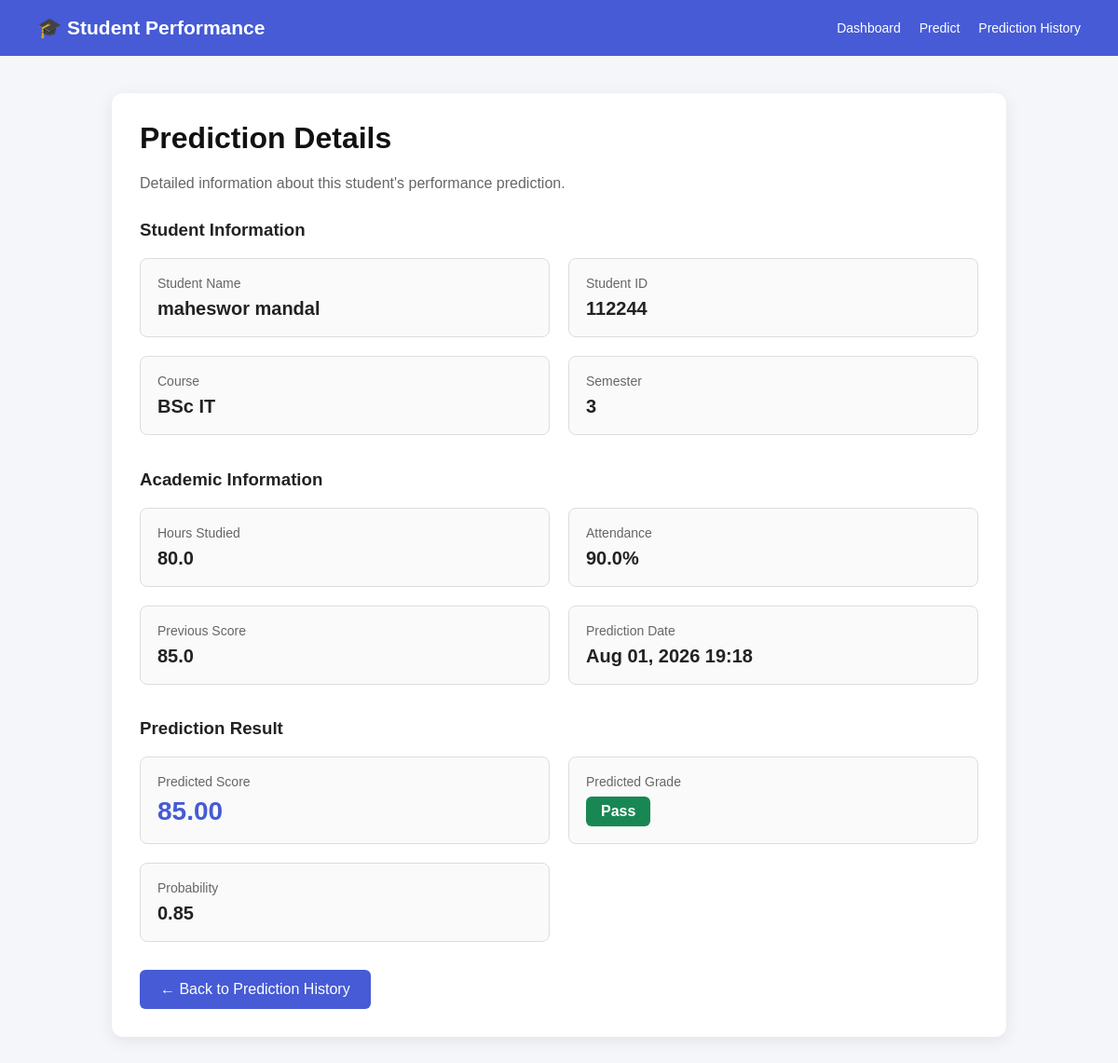
Screenshot of /prediction/prediction/6/ (signed in) with the database file from the repository.
### prediction/models.py (models this page shows, shortened)
class Student(models.Model):
    COURSE_CHOICES = [
        ("BSc IT", "BSc IT"),
        ("BBA", "BBA"),
        ("BHM", "BHM"),
        ("BBS", "BBS"),
        ("BA", "Bachelor of Arts"),
        ("B.Tech", "Bachelor of Technology"),
        ("M.Tech", "Master of Technology"),
        ("MA", "Master of Arts"),
    ]
    user = models.OneToOneField(
        User,
        on_delete=models.CASCADE,
        null=True,
        blank=True
    )
    student_id = models.CharField(max_length=30, unique=True)
    full_name = models.CharField(max_length=100)
    email = models.EmailField(unique=True)
    course = models.CharField(
        max_length=50,
        choices=COURSE_CHOICES
    )
    semester = models.IntegerField()
    phone = models.CharField(max_length=20, blank=True)
    address = models.TextField(blank=True)
    date_of_birth = models.DateField(null=True, blank=True)

class Prediction(models.Model):
    user = models.ForeignKey(User, on_delete=models.CASCADE)
    hours_studied = models.FloatField()
    attendance = models.FloatField()
    previous_scores = models.FloatField()
    predicted_score = models.FloatField()
    created_at = models.DateTimeField(auto_now_add=True)

### prediction/views.py (the view, shortened to what this page needs)
@login_required
def prediction_detail(
    request,
    prediction_id
):
    prediction = get_object_or_404(
        Prediction,
        id=prediction_id,
        user=request.user
    )
    student = Student.objects.filter(
        user=prediction.user
    ).first()
    if student:
        student_name = student.full_name
        roll_number = student.student_id
        course = student.course
        year = student.semester
    score = float(
        prediction.predicted_score or 0
    )
    score = max(
        0.0,
        min(score, 100.0)
    )
    probability = score / 100
    if score >= 40:
        predicted_grade = "Pass"
    else:
        predicted_grade = "Fail"
    context = {
        "prediction": prediction,
        "student_name": student_name,
        "roll_number": roll_number,
        "course": course,
        "year": year,
        "predicted_score": score,
        "predicted_grade": predicted_grade,
        "probability": probability,
        "created_at": prediction.created_at,
    }
    return render(
        request,
        "prediction_detail.html",
        context
    )

### templates/prediction_detail.html (shortened to what this page needs)
<!DOCTYPE html>
<html lang="en">
<head>
</head>
<body>
<div class="navbar">
    <h2>🎓 Student Performance</h2>
    <div class="nav-links">
        <a href="{% url 'dashboard' %}">Dashboard</a>
        <a href="{% url 'predict' %}">Predict</a>
        <a href="{% url 'history' %}">Prediction History</a>
    </div>
</div>
<div class="container">
    <div class="card">
        <h1>Prediction Details</h1>
        <p class="subtitle">
            Detailed information about this student's performance prediction.
        </p>
        <h3>Student Information</h3>
        <div class="grid">
            <div class="item">
                <div class="label">Student Name</div>
                <div class="value">
                    {{ student_name }}
                </div>
            </div>
            <div class="item">
                <div class="label">Student ID</div>
                <div class="value">
                    {{ roll_number }}
                </div>
            </div>
            <div class="item">
                <div class="label">Course</div>
                <div class="value">
                    {{ course }}
                </div>
            </div>
            <div class="item">
                <div class="label">Semester</div>
                <div class="value">
                    {{ year }}
                </div>
            </div>
        </div>
        <br>
        <h3>Academic Information</h3>
        <div class="grid">
            <div class="item">
                <div class="label">Hours Studied</div>
                <div class="value">
                    {{ prediction.hours_studied }}
                </div>
            </div>
            <div class="item">
                <div class="label">Attendance</div>
                <div class="value">
                    {{ prediction.attendance }}%
                </div>
            </div>
            <div class="item">
                <div class="label">Previous Score</div>
                <div class="value">
                    {{ prediction.previous_scores }}
                </div>
            </div>
            <div class="item">
                <div class="label">Prediction Date</div>
                <div class="value">
                    {{ created_at|date:"M d, Y H:i" }}
                </div>
            </div>
        </div>
        <br>
        <h3>Prediction Result</h3>
        <div class="grid">
            <div class="item">
                <div class="label">
                    Predicted Score
                </div>
                <div class="value score">
                    {{ predicted_score|floatformat:2 }}
                </div>
            </div>
            <div class="item">
                <div class="label">
                    Predicted Grade
                </div>
                <div class="value">
                    {% if predicted_grade == "Pass" %}
                        <span class="pass">
                            Pass
                        </span>
                    {% else %}
                        <span class="fail">
                            Fail
                        </span>
                    {% endif %}
                </div>
            </div>
            <div class="item">
                <div class="label">
                    Probability
                </div>
                <div class="value">
                    {{ probability|floatformat:2 }}
                </div>
            </div>
        </div>
        <a href="{% url 'history' %}" class="back-btn">
            ← Back to Prediction History
        </a>
    </div>
</div>
</body>
</html>

### templates/prediction_detail.html (style rules this page uses)
* { box-sizing: border-box; }
body { margin: 0; font-family: Arial, sans-serif; background: #f4f6f9; color: #222; }
.navbar { background: #465bd5; color: white; padding: 18px 40px; display: flex; justify-content: space-between; align-items: center; }
.navbar h2 { margin: 0; font-size: 21px; }
.nav-links { display: flex; gap: 20px; }
.nav-links a { color: white; text-decoration: none; font-size: 14px; }
.container { max-width: 1000px; margin: 40px auto; padding: 0 20px; }
.card { background: white; padding: 30px; border-radius: 12px; box-shadow: 0 4px 18px rgba(0, 0, 0, 0.08); }
h1 { margin-top: 0; color: #111; }
.subtitle { color: #666; margin-bottom: 30px; }
.grid { display: grid; grid-template-columns: repeat(2, 1fr); gap: 20px; }
.item { border: 1px solid #ddd; padding: 18px; border-radius: 8px; background: #fafafa; }
.label { font-size: 14px; color: #666; margin-bottom: 8px; }
.value { font-size: 20px; font-weight: bold; color: #222; }
.pass { display: inline-block; background: #198754; color: white; padding: 7px 16px; border-radius: 6px; font-size: 16px; }
.score { color: #465bd5; font-size: 28px; }
.back-btn { display: inline-block; margin-top: 30px; padding: 12px 22px; background: #465bd5; color: white; text-decoration: none; border-radius: 6px; }

### rows the page displays
Student: full_name "maheswor mandal", student "112244", course "BSc IT"
Prediction: hours_studied "80.0", attendance "90.0", previous_scores "85.0", created_at "Aug 01, 2026 19:18", predicted_score "85.00"

### other values shown
{{ year }} "3"
{{ probability|floatformat:2 }} "0.85"
